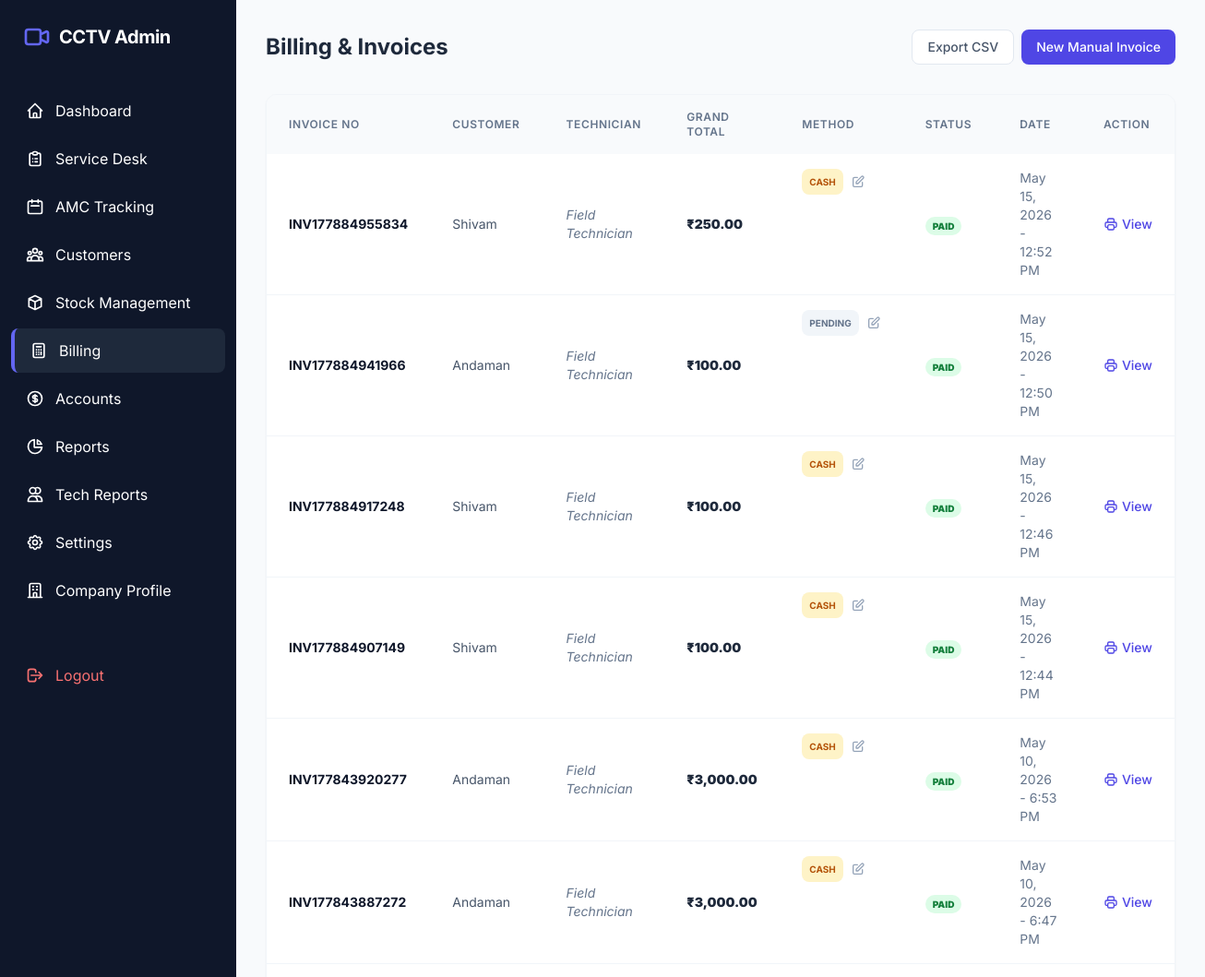
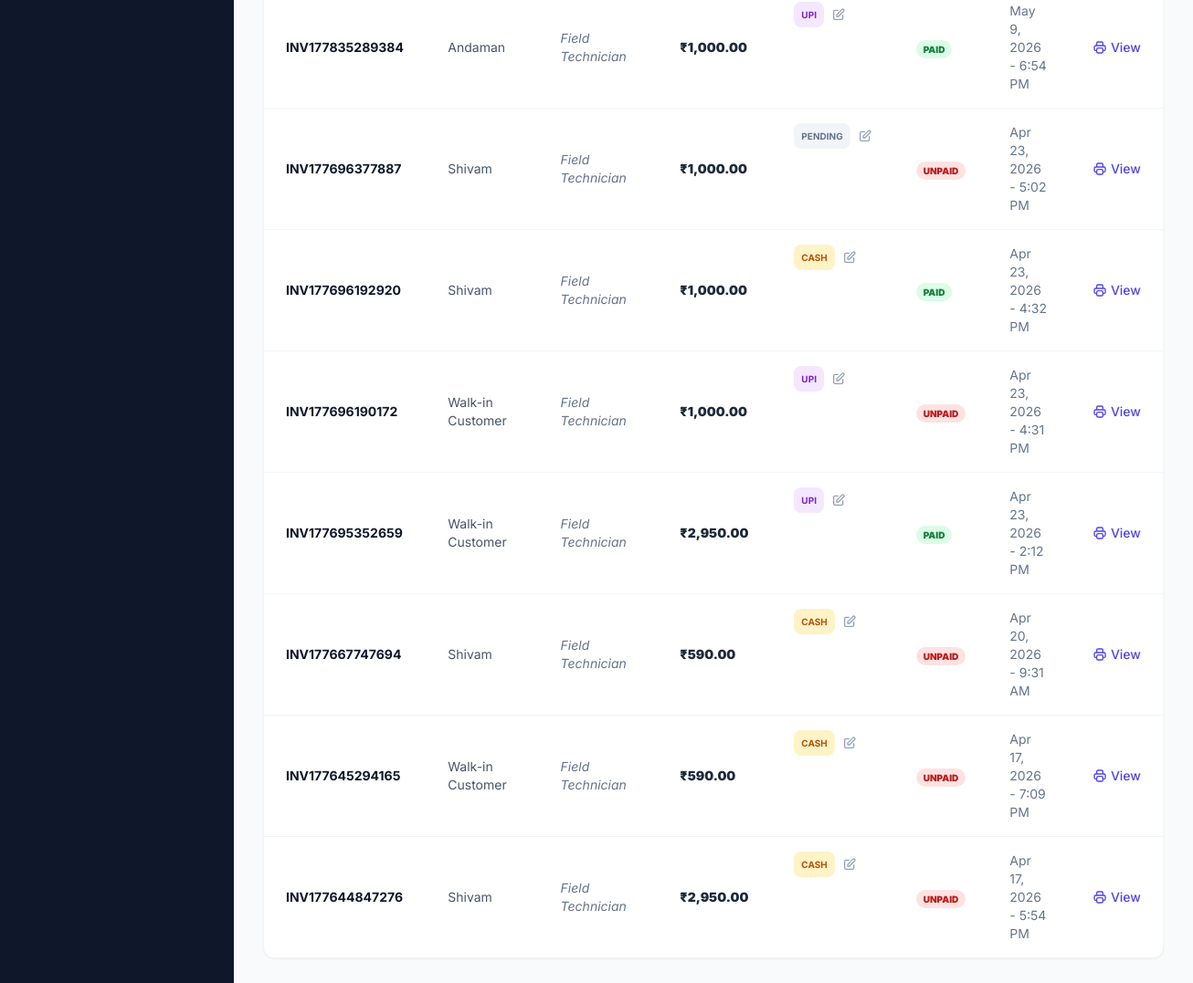
Page /admin/billing.php (signed in) on the committed database (2 pictures, top to bottom).
### tables this page shows
CREATE TABLE `invoices` (
  `id` int(11) NOT NULL,
  `complaint_id` int(11) DEFAULT NULL,
  `customer_id` int(11) DEFAULT NULL,
  `invoice_no` varchar(50) NOT NULL,
  `subtotal` decimal(10,2) DEFAULT NULL,
  `gst_amount` decimal(10,2) DEFAULT NULL,
  `grand_total` decimal(10,2) DEFAULT NULL,
  `payment_status` enum('Paid','Unpaid','Partial') DEFAULT 'Unpaid',
  `payment_method` enum('Cash','UPI','Bank','Pay Later') DEFAULT 'Cash',
  `created_at` timestamp NOT NULL DEFAULT current_timestamp(),
  `gst_mode` enum('Inclusive','Exclusive') DEFAULT 'Exclusive'
);

CREATE TABLE `customers` (
  `id` int(11) NOT NULL,
  `customer_name` varchar(150) NOT NULL,
  `phone` varchar(15) NOT NULL,
  `address` text NOT NULL,
  `due_amount` decimal(10,2) DEFAULT 0.00,
  `gst_number` varchar(20) DEFAULT NULL,
  `has_active_amc` tinyint(1) DEFAULT 0,
  `created_at` timestamp NOT NULL DEFAULT current_timestamp()
);

CREATE TABLE `users` (
  `id` int(11) NOT NULL,
  `fullname` varchar(100) NOT NULL,
  `email` varchar(100) NOT NULL,
  `address` text DEFAULT NULL,
  `password` varchar(255) NOT NULL,
  `phone` varchar(15) DEFAULT NULL,
  `role` enum('admin','technician') DEFAULT 'technician',
  `status` tinyint(1) DEFAULT 1 COMMENT '1: Active, 0: Inactive',
  `rating` decimal(3,2) DEFAULT 5.00,
  `created_at` timestamp NOT NULL DEFAULT current_timestamp()
);

### admin/billing.php (the view, shortened to what this page needs)
<?php
require_once '../includes/db_connect.php';
require_once '../includes/header.php';
try {
    $stmt = $pdo->query("SELECT i.*, cust.customer_name, u.fullname as tech_name
                         FROM invoices i
                         JOIN complaints c ON i.complaint_id = c.id
                         JOIN customers cust ON c.customer_id = cust.id
                         LEFT JOIN users u ON c.assigned_tech_id = u.id
                         ORDER BY i.created_at DESC");
    $invoices = $stmt->fetchAll();
} catch (PDOException $e) {
    echo "Error: " . $e->getMessage();
}
?>
<div class="space-y-8">
    <div class="flex items-center justify-between">
        <h2 class="text-2xl font-bold text-slate-800">Billing & Invoices</h2>
        <div class="flex gap-2">
            <button class="bg-white border border-slate-200 text-slate-600 px-4 py-2 rounded-lg text-sm font-medium hover:bg-slate-50 transition">Export CSV</button>
            <button class="bg-indigo-600 text-white px-4 py-2 rounded-lg text-sm font-medium hover:bg-indigo-700 transition">New Manual Invoice</button>
        </div>
    </div>
    <div class="bg-white rounded-xl shadow-sm border border-slate-100 overflow-hidden">
        <div class="overflow-x-auto">
            <table class="w-full text-left">
                <thead>
                    <tr class="bg-slate-50 text-slate-500 text-xs uppercase tracking-wider">
                        <th class="px-6 py-4 font-semibold">Invoice No</th>
                        <th class="px-6 py-4 font-semibold">Customer</th>
                        <th class="px-6 py-4 font-semibold">Technician</th>
                        <th class="px-6 py-4 font-semibold">Grand Total</th>
                        <th class="px-6 py-4 font-semibold">Method</th>
                        <th class="px-6 py-4 font-semibold">Status</th>
                        <th class="px-6 py-4 font-semibold">Date</th>
                        <th class="px-6 py-4 font-semibold">Action</th>
                    </tr>
                </thead>
                <tbody class="divide-y divide-slate-100">
                    <?php if (empty($invoices)): ?>
                        <tr><td colspan="6" class="px-6 py-8 text-center text-slate-400">No invoices generated yet.</td></tr>
                    <?php else: ?>
                        <?php foreach ($invoices as $invoice): ?>
                        <tr class="hover:bg-slate-50 transition">
                            <td class="px-6 py-4 text-sm font-bold text-slate-900"><?php echo htmlspecialchars($invoice['invoice_no']); ?></td>
                            <td class="px-6 py-4 text-sm text-slate-600"><?php echo htmlspecialchars($invoice['customer_name']); ?></td>
                            <td class="px-6 py-4 text-sm text-slate-500 italic"><?php echo htmlspecialchars($invoice['tech_name'] ?? 'Not Assigned'); ?></td>
                            <td class="px-6 py-4 text-sm font-black text-slate-800">₹<?php echo number_format($invoice['grand_total'], 2); ?></td>
                            <td class="px-6 py-4 text-sm flex items-center gap-2">
                                <span class="px-2 py-1 rounded-lg text-[10px] font-bold uppercase <?php
                                    if (!$invoice['payment_method']) echo 'bg-slate-100 text-slate-500';
                                    elseif ($invoice['payment_method'] === 'UPI') echo 'bg-purple-100 text-purple-700';
                                    else echo 'bg-amber-100 text-amber-700';
                                ?>">
                                    <?php echo $invoice['payment_method'] ?: 'PENDING'; ?>
                                </span>
                                <button onclick="openEditPaymentModal(<?php echo $invoice['id']; ?>, '<?php echo $invoice['payment_method']; ?>', '<?php echo $invoice['payment_status']; ?>')" class="text-slate-400 hover:text-indigo-600 transition" title="Edit Payment Details">
                                    <svg xmlns="http://www.w3.org/2000/svg" class="h-4 w-4" fill="none" viewBox="0 0 24 24" stroke="currentColor"><path stroke-linecap="round" stroke-linejoin="round" stroke-width="2" d="M11 5H6a2 2 0 00-2 2v11a2 2 0 002 2h11a2 2 0 002-2v-5m-1.414-9.414a2 2 0 112.828 2.828L11.828 15H9v-2.828l8.586-8.586z" /></svg>
                                </button>
                            </td>
                            <td class="px-6 py-4">
                                <?php
                                    $paymentClasses = [
                                        'Paid' => 'bg-green-100 text-green-700',
                                        'Unpaid' => 'bg-red-100 text-red-700',
                                        'Partial' => 'bg-yellow-100 text-yellow-700',
                                    ];
                                    $class = $paymentClasses[$invoice['payment_status']] ?? 'bg-slate-100 text-slate-700';
                                ?>
                                <span class="px-2 py-1 rounded-full text-[10px] font-black uppercase <?php echo $class; ?>">
                                    <?php echo $invoice['payment_status']; ?>
                                </span>
                            </td>
                            <td class="px-6 py-4 text-sm text-slate-500"><?php echo date('M j, Y - g:i A', strtotime($invoice['created_at'])); ?></td>
                            <td class="px-6 py-4 text-sm">
                                <a href="invoice_gen.php?id=<?php echo $invoice['complaint_id']; ?>&print=1" target="_blank" class="text-indigo-600 hover:text-indigo-800 font-medium flex items-center gap-1">
                                    View
                                </a>
                            </td>
                        </tr>
                        <?php endforeach; ?>
                    <?php endif; ?>
                </tbody>
            </table>
        </div>
    </div>
</div>
<?php require_once '../includes/footer.php'; ?>

### includes/header.php (style rules this page uses)
body { font-family: 'Inter', sans-serif; }

### rows in the picture
invoices: invoice_no "INV177884955834", customer.customer_name "Shivam", users.fullname "Field Technician", grand_total "250.00", payment_method "CASH", payment_status "PAID", created_at "May 15, 2026 - 12:52 PM"
invoices: invoice_no "INV177884941966", customer.customer_name "Andaman", users.fullname "Field Technician", grand_total "100.00", payment_method "PENDING", payment_status "PAID", created_at "May 15, 2026 - 12:50 PM"
invoices: invoice_no "INV177884917248", customer.customer_name "Shivam", users.fullname "Field Technician", grand_total "100.00", payment_method "CASH", payment_status "PAID", created_at "May 15, 2026 - 12:46 PM"
invoices: invoice_no "INV177884907149", customer.customer_name "Shivam", users.fullname "Field Technician", grand_total "100.00", payment_method "CASH", payment_status "PAID", created_at "May 15, 2026 - 12:44 PM"
invoices: invoice_no "INV177843920277", customer.customer_name "Andaman", users.fullname "Field Technician", grand_total "3,000.00", payment_method "CASH", payment_status "PAID", created_at "May 10, 2026 - 6:53 PM"
invoices: invoice_no "INV177843887272", customer.customer_name "Andaman", users.fullname "Field Technician", grand_total "3,000.00", payment_method "CASH", payment_status "PAID", created_at "May 10, 2026 - 6:47 PM"
invoices: invoice_no "INV177835289384", customer.customer_name "Andaman", users.fullname "Field Technician", grand_total "1,000.00", payment_method "UPI", payment_status "PAID", created_at "May 9, 2026 - 6:54 PM"
invoices: invoice_no "INV177696377887", customer.customer_name "Shivam", users.fullname "Field Technician", grand_total "1,000.00", payment_method "PENDING", payment_status "UNPAID", created_at "Apr 23, 2026 - 5:02 PM"
invoices: invoice_no "INV177696192920", customer.customer_name "Shivam", users.fullname "Field Technician", grand_total "1,000.00", payment_method "CASH", payment_status "PAID", created_at "Apr 23, 2026 - 4:32 PM"
invoices: invoice_no "INV177696190172", customer.customer_name "Walk-in Customer", users.fullname "Field Technician", grand_total "1,000.00", payment_method "UPI", payment_status "UNPAID", created_at "Apr 23, 2026 - 4:31 PM"
invoices: invoice_no "INV177695352659", customer.customer_name "Walk-in Customer", users.fullname "Field Technician", grand_total "2,950.00", payment_method "UPI", payment_status "PAID", created_at "Apr 23, 2026 - 2:12 PM"
invoices: invoice_no "INV177667747694", customer.customer_name "Shivam", users.fullname "Field Technician", grand_total "590.00", payment_method "CASH", payment_status "UNPAID", created_at "Apr 20, 2026 - 9:31 AM"
invoices: invoice_no "INV177645294165", customer.customer_name "Walk-in Customer", users.fullname "Field Technician", grand_total "590.00", payment_method "CASH", payment_status "UNPAID", created_at "Apr 17, 2026 - 7:09 PM"
invoices: invoice_no "INV177644847276", customer.customer_name "Shivam", users.fullname "Field Technician", grand_total "2,950.00", payment_method "CASH", payment_status "UNPAID", created_at "Apr 17, 2026 - 5:54 PM"
